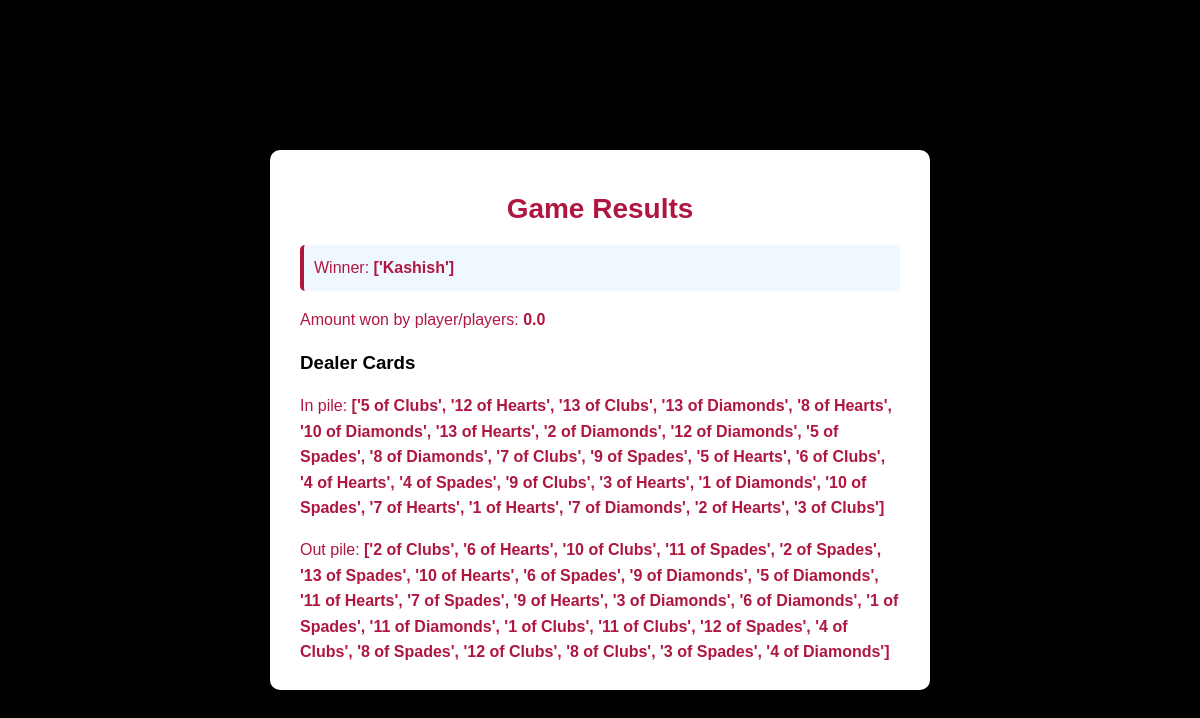
/result/53, run on the app's committed database.
### base/models.py (models this page shows)
class Game(models.Model):
    players = models.ManyToManyField(Player)
    dealer_cards = models.JSONField()  # Stores the shuffled cards dealt
    winner = models.CharField(max_length=100, blank=True, null=True)

### base/views.py (the view)
# urls.py: path('result/<int:game_id>', views.result, name='result'),
def result(request, game_id):
    global winnernames
    global amount
    winnernames = []
    game = Game.objects.get(id=game_id)
    winner = None
    for player in game.players.all():
        if player.bet_card in game.dealer_cards[player.bet_type]:
            winnernames.append(player.name)
            winner = player.name
    game.winner = winnernames
    if not winner:
        game.winner = "Dealer"
    if (len(winnernames) != 0):
        amount = amount/len(winnernames)
    game.save()
    return render(request, 'results.html', {'game': game, 'winner': game.winner, 'amount': amount})

### base/templates/results.html (shortened to what this page needs)
<!DOCTYPE html>
<html lang="en">
  <head>
  </head>
  <body>
    <div class="results-container">
      <h2>Game Results</h2>
      <p class="highlight">Winner: <span>{{ winner }}</span></p>
      <p>Amount won by player/players: <span>{{ amount }}</span></p>
      <div class="dealer-cards">
        <h3>Dealer Cards</h3>
        <p>In pile: <span>{{ game.dealer_cards.in }}</span></p>
        <p>Out pile: <span>{{ game.dealer_cards.out }}</span></p>
      </div>
    </div>
  </body>
</html>

### base/templates/results.html (style rules this page uses)
body { font-family: "Arial", sans-serif; background-color: black; margin: 0; padding: 20px; display: flex; justify-content: center; align-items: center; height: 100vh; }
.results-container { background-color: #ffffff; border-radius: 10px; box-shadow: 0 4px 8px rgba(0, 0, 0, 0.1); padding: 20px 30px; max-width: 600px; width: 100%; }
h2 { font-size: 28px; color: #af1740; margin-bottom: 20px; text-align: center; }
p { font-size: 16px; color: #af1740; line-height: 1.6; }
p span { font-weight: bold; color: #af1740; }
.dealer-cards { margin-top: 20px; }
.dealer-cards p { margin-bottom: 5px; }
.highlight { background-color: #f0f8ff; padding: 10px; border-left: 4px solid #af1740; border-radius: 5px; margin-bottom: 10px; }

### data on the page
Game: winner "['Kashish']", dealer_cards.in "['5 of Clubs', '12 of Hearts', '13 of Clubs', '13 of Diamonds', '8 of Hearts', '10 of Diamonds', '13 of Hearts', '2 of Diamonds', '12 of Diamonds', '5 of Spades', '8 of Diamonds', '7 of Clubs', '9 of Spades', '5 of Hearts', '6 of Clubs', '4 of Hearts', '4 of Spades', '9 of Clubs', '3 of Hearts', '1 of Diamonds', '10 of Spades', '7 of Hearts', '1 of Hearts', '7 of Diamonds', '2 of Hearts', '3 of Clubs']", dealer_cards.out "['2 of Clubs', '6 of Hearts', '10 of Clubs', '11 of Spades', '2 of Spades', '13 of Spades', '10 of Hearts', '6 of Spades', '9 of Diamonds', '5 of Diamonds', '11 of Hearts', '7 of Spades', '9 of Hearts', '3 of Diamonds', '6 of Diamonds', '1 of Spades', '11 of Diamonds', '1 of Clubs', '11 of Clubs', '12 of Spades', '4 of Clubs', '8 of Spades', '12 of Clubs', '8 of Clubs', '3 of Spades', '4 of Diamonds']"

### other printed values
{{ amount }} "0.0"
